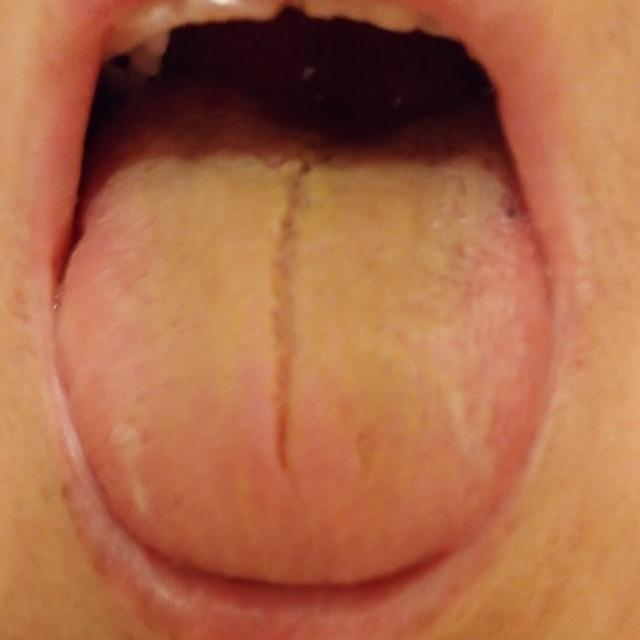
#> input picture Samples/sample_7.jpg, 640 x 640 px, found by its file name
$ python cracks_module.py
#> lines starting #> are read from the running program, lines starting #| are printed output that depends on the picture
### Static Analysis/utils/visualization.py
import numpy as np
import cv2

def add_label(img, label):
    h, w = img.shape[:2]
    cv2.rectangle(img, (0, h-30), (w, h), (0, 0, 0), -1)
    cv2.putText(img, label, (10, h-10), cv2.FONT_HERSHEY_SIMPLEX, 0.7, (255, 255, 255), 2)
    return img


def get_tongue_area_percentage(image):
    gray = cv2.cvtColor(image, cv2.COLOR_BGR2GRAY)

    # Calculate the percentage of non-black pixels (tongue area)
    total_pixels = gray.shape[0] * gray.shape[1]
    tongue_pixels = np.sum(gray > 0)
    tongue_percentage = (tongue_pixels / total_pixels) * 100

    return tongue_percentage

### Static Analysis/utils/util_functions.py
import numpy as np

def crop_center(image):
    height, width = image.shape[:2]

    # Find the bounding box of the non-black area
    non_black = np.where(image != 0)
    top, bottom = non_black[0].min(), non_black[0].max()
    left, right = non_black[1].min(), non_black[1].max()

    # Add a small margin to avoid cutting too close to the edge
    margin = 5
    top = max(0, top - margin)
    bottom = min(height, bottom + margin)
    left = max(0, left - margin)
    right = min(width, right + margin)

    # Crop the image
    return image[top:bottom, left:right]

### Static Analysis/cracks_module.py
import cv2
import numpy as np
import os
import math

from utils.visualization import *
from utils.util_functions import *

'''
This file detects cracks on a tongue image using canny and edge detection.
Running the file will produce a visualization in the "Visualizations" directory.
'''

def detect_cracks(image, vertical_canny_threshold_low=30, vertical_canny_threshold_high=140,
                        horizontal_canny_threshold_low=40, horizontal_canny_threshold_high=150,
                        vertical_hough_threshold=30, horizontal_hough_threshold=75,
                        min_line_length_vertical=50, max_line_gap_vertical=20,
                        min_line_length_horizontal=50, max_line_gap_horizontal=20,
                        dynamic_threshold=0, return_visualization=True):
    '''
    Detects vertical and horizontal cracks in an image based on edge detection and line detection techniques.

    This function applies various image processing steps such as contrast enhancement, edge detection (Canny),
    and line detection (Hough Transform) to identify cracks within the central region of the input image.
    It also generates a grid visualization of the intermediate processing steps for debugging or presentation purposes.

    Args:
        image (numpy.ndarray): The input image in BGR format.
        vertical_canny_threshold_low (int, optional): Lower threshold for Canny edge detection on vertical edges. Defaults to 30.
        vertical_canny_threshold_high (int, optional): Upper threshold for Canny edge detection on vertical edges. Defaults to 140.
        horizontal_canny_threshold_low (int, optional): Lower threshold for Canny edge detection on horizontal edges. Defaults to 40.
        horizontal_canny_threshold_high (int, optional): Upper threshold for Canny edge detection on horizontal edges. Defaults to 150.
        vertical_hough_threshold (int, optional): Threshold for the Hough Transform to detect vertical lines. Defaults to 30.
        horizontal_hough_threshold (int, optional): Threshold for the Hough Transform to detect horizontal lines. Defaults to 75.
        min_line_length_vertical (int, optional): Minimum line length for vertical line detection in Hough Transform. Defaults to 50.
        max_line_gap_vertical (int, optional): Maximum gap between line segments for vertical line detection. Defaults to 20.
        min_line_length_horizontal (int, optional): Minimum line length for horizontal line detection in Hough Transform. Defaults to 50.
        max_line_gap_horizontal (int, optional): Maximum gap between line segments for horizontal line detection. Defaults to 20.
        dynamic_threshold (int, optional): Minimum number of detected cracks to consider the result as True. Defaults to 0.
        return_visualization (bool, optional): Whether to return a grid visualization of processing steps. Defaults to True.

    Returns:
        tuple: A tuple containing:
            - result (bool): Whether the number of detected cracks meets or exceeds the dynamic threshold.
            - grid_visualization (numpy.ndarray or None): A visualization of the processing steps if `return_visualization` is True. Otherwise, None.

    Notes:
        - The function detects cracks only in the central third region of the image.
        - Detected cracks are based on vertical and horizontal line criteria using angle and length thresholds.
        - Visualization includes labeled steps such as enhanced contrast, edge detection, and Hough line results.
    '''
    original_image = image.copy()
    cropped_image = crop_center(image)
    gray = cv2.cvtColor(cropped_image, cv2.COLOR_BGR2GRAY)

    # Enhance contrast
    clahe = cv2.createCLAHE(clipLimit=5.0, tileGridSize=(5,5))
    enhanced = clahe.apply(gray)

    # Apply Gaussian blur to reduce noise
    blurred = cv2.GaussianBlur(enhanced, (5, 5), 0)

    # Apply vertical edge detection
    vertical_kernel = cv2.getStructuringElement(cv2.MORPH_RECT, (3, 60))
    vertical_edges = cv2.morphologyEx(blurred, cv2.MORPH_OPEN, vertical_kernel)

    # Apply horizontal edge detection
    horizontal_kernel = cv2.getStructuringElement(cv2.MORPH_RECT, (60, 3))
    horizontal_edges = cv2.morphologyEx(blurred, cv2.MORPH_OPEN, horizontal_kernel)

    # Apply Canny edge detection on edges seperately
    canny_vertical = cv2.Canny(vertical_edges, vertical_canny_threshold_low, vertical_canny_threshold_high)
    canny_horizontal = cv2.Canny(horizontal_edges, horizontal_canny_threshold_low, horizontal_canny_threshold_high)

    # Use Probabilistic Hough Line Transform to detect lines
    lines_vertical = cv2.HoughLinesP(canny_vertical, 3, np.pi/180, vertical_hough_threshold,
                                     minLineLength=min_line_length_vertical, maxLineGap=max_line_gap_vertical)
    lines_horizontal = cv2.HoughLinesP(canny_horizontal, 3, np.pi/180, horizontal_hough_threshold,
                                       minLineLength=min_line_length_horizontal, maxLineGap=max_line_gap_horizontal)

    height, width = cropped_image.shape[:2]
    left_boundary = width // 3
    right_boundary = 2 * width // 3
    line_coords = []

    num_cracks = 0
    if lines_vertical is not None:
        for line in lines_vertical:
            x1, y1, x2, y2 = line[0]
            # Check if the line is within the central third region of image
            if (left_boundary <= x1 <= right_boundary) and (left_boundary <= x2 <= right_boundary):
                angle = np.arctan2(y2 - y1, x2 - x1) * 180 / np.pi
                line_length = math.sqrt((x2 - x1)**2 + (y2 - y1)**2)
                # Detect vertical lines
                if (abs(angle) > 80 and abs(angle) < 100):
                    if line_length >= min_line_length_vertical:
                        line_coords.append([x1, y1, x2, y2])
                        num_cracks += 1

    if lines_horizontal is not None:
        for line in lines_horizontal:
            x1, y1, x2, y2 = line[0]
            # Check if the line is within the central third region of image
            if (left_boundary <= x1 <= right_boundary) and (left_boundary <= x2 <= right_boundary):
                angle = np.arctan2(y2 - y1, x2 - x1) * 180 / np.pi
                line_length = math.sqrt((x2 - x1)**2 + (y2 - y1)**2)
                # Detect horizontal lines
                if (abs(angle) < 20 or abs(angle) > 150):
                    if line_length >= min_line_length_horizontal:
                        line_coords.append([x1, y1, x2, y2])
                        num_cracks += 1


    grid_visualization = None

    if return_visualization:
        enhanced_rgb = cv2.cvtColor(enhanced, cv2.COLOR_GRAY2BGR)
        vertical_edges_rgb = cv2.cvtColor(vertical_edges, cv2.COLOR_GRAY2BGR)
        horizontal_edges_rgb = cv2.cvtColor(horizontal_edges, cv2.COLOR_GRAY2BGR)
        canny_vertical_rgb = cv2.cvtColor(canny_vertical, cv2.COLOR_GRAY2BGR)
        canny_horizontal_rgb = cv2.cvtColor(canny_horizontal, cv2.COLOR_GRAY2BGR)

        # Resize images to have the same height and width
        target_height, target_width = cropped_image.shape[0], cropped_image.shape[1]

        original_resized = cv2.resize(original_image, (target_width, target_height))
        cropped_resized = cv2.resize(cropped_image, (target_width, target_height))
        enhanced_resized = cv2.resize(enhanced_rgb, (target_width, target_height))
        hough_resized = cv2.resize(cropped_image, (target_width, target_height))
        vertical_edges_resized = cv2.resize(vertical_edges_rgb, (target_width, target_height))
        horizontal_edges_resized = cv2.resize(horizontal_edges_rgb, (target_width, target_height))
        canny_vertical_resized = cv2.resize(canny_vertical_rgb, (target_width, target_height))
        canny_horizontal_resized = cv2.resize(canny_horizontal_rgb, (target_width, target_height))

        for line in line_coords:
            x1, y1, x2, y2 = line
            cv2.line(hough_resized, (x1, y1), (x2, y2), (0, 255, 0), 2)

        # Add labels to all images
        vis_original = add_label(original_resized, "Original")
        vis_cropped = add_label(cropped_resized, "Cropped")
        vis_enhanced = add_label(enhanced_resized, "Contrast Enhanced")
        vis_hough = add_label(hough_resized, "Hough Lines")
        vis_vertical_edges = add_label(vertical_edges_resized, "Vertical Edges")
        vis_horizontal_edges = add_label(horizontal_edges_resized, "Horizontal Edges")
        vis_canny_vertical = add_label(canny_vertical_resized, "Vertical Canny")
        vis_canny_horizontal = add_label(canny_horizontal_resized, "Horizontal Canny")
        vis_result = add_label(original_resized.copy(), "Result")
        cv2.putText(vis_result, f"Cracks: {num_cracks}", (10, 30),
                    cv2.FONT_HERSHEY_SIMPLEX, 1, (0, 0, 255), 2)

        top_row = np.hstack((vis_original, vis_cropped, vis_enhanced))
        row_2 = np.hstack((vis_vertical_edges, vis_horizontal_edges, np.zeros_like(vis_original)))
        row_3 = np.hstack((vis_canny_vertical, vis_canny_horizontal, vis_hough))
        bottom_row = np.hstack((vis_result, np.zeros_like(vis_original), np.zeros_like(vis_original)))

        grid_visualization = np.vstack((top_row, row_2, row_3, bottom_row))

    result = False
    if num_cracks >= dynamic_threshold:
        result = True

    return result, grid_visualization


def detect_cracks_dynamic(image):
    tongue_percentage = get_tongue_area_percentage(image)

    # print(tongue_percentage)

    vertical_canny_threshold_low = 0
    vertical_canny_threshold_high = 0
    horizontal_canny_threshold_low = 0
    horizontal_canny_threshold_high = 0
    vertical_hough_threshold = 0
    horizontal_hough_threshold = 0
    min_line_length_vertical = 0
    max_line_gap_vertical = 0
    min_line_length_horizontal = 0
    max_line_gap_horizontal = 0
    dynamic_threshold = 0

    if tongue_percentage >= 40:
        vertical_canny_threshold_low = 50
        vertical_canny_threshold_high = 150
        horizontal_canny_threshold_low = 45
        horizontal_canny_threshold_high = 150
        vertical_hough_threshold = 30
        horizontal_hough_threshold = 75
        min_line_length_vertical = 30
        max_line_gap_vertical = 7
        min_line_length_horizontal = 60
        max_line_gap_horizontal = 7
        dynamic_threshold = 35
    elif tongue_percentage >= 20:
        vertical_canny_threshold_low = 37.5
        vertical_canny_threshold_high = 135
        horizontal_canny_threshold_low = 45
        horizontal_canny_threshold_high = 140
        vertical_hough_threshold = 20
        horizontal_hough_threshold = 65
        min_line_length_vertical = 20
        max_line_gap_vertical = 6
        min_line_length_horizontal = 55
        max_line_gap_horizontal = 8
        dynamic_threshold = 20
    else:
        vertical_canny_threshold_low = 35
        vertical_canny_threshold_high = 130
        horizontal_canny_threshold_low = 40
        horizontal_canny_threshold_high = 130
        vertical_hough_threshold = 10
        horizontal_hough_threshold = 60
        min_line_length_vertical = 15
        max_line_gap_vertical = 2
        min_line_length_horizontal = 50
        max_line_gap_horizontal = 9
        dynamic_threshold = 15

    return detect_cracks(image, vertical_canny_threshold_low, vertical_canny_threshold_high,
                         horizontal_canny_threshold_low, horizontal_canny_threshold_high,
                         vertical_hough_threshold, horizontal_hough_threshold,
                         min_line_length_vertical, max_line_gap_vertical,
                         min_line_length_horizontal, max_line_gap_horizontal,
                         dynamic_threshold, return_visualization=True)


def main():
    # [19 lines of commented-out code are left out]
    image_path = 'Samples/sample_7.jpg'
    image = cv2.imread(image_path)
#> image is the input picture: shape (640, 640, 3); mean B, G, R 71.2, 105, 171.2
    result, visualization = detect_cracks_dynamic(image)
#> in get_tongue_area_percentage, `gray = cv2.cvtColor(image, cv2.COLOR_BGR2GRAY)`:
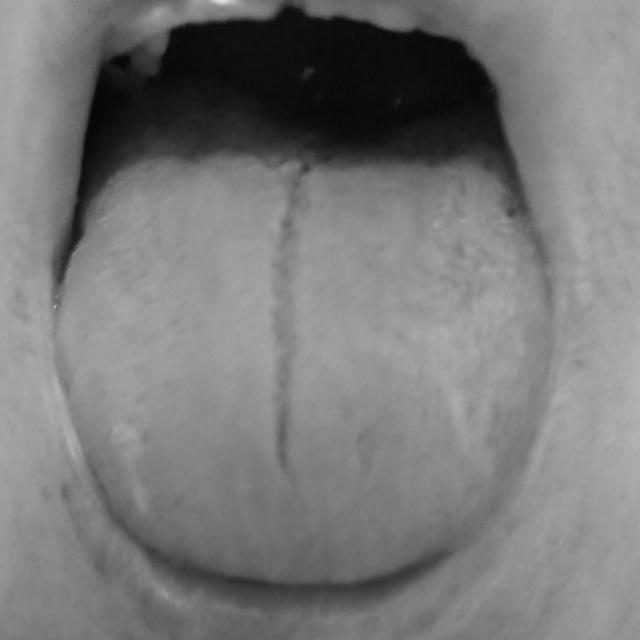
#> gray: shape (640, 640); min 3, max 227, mean 121
#> in get_tongue_area_percentage, `tongue_pixels = np.sum(gray > 0)`: tongue_pixels = 409600
#> in get_tongue_area_percentage, `tongue_percentage = (tongue_pixels / total_pixels) * 100`: tongue_percentage = 100
#> in crop_center, `top, bottom = non_black[0].min(), non_black[0].max()`: top = 0; bottom = 639
#> in crop_center, `left, right = non_black[1].min(), non_black[1].max()`: left = 0; right = 639
#> in crop_center, `bottom = min(height, bottom + margin)`: bottom = 640
#> in detect_cracks, `canny_vertical = cv2.Canny(vertical_edges, vertical_canny_threshold_lo..`:
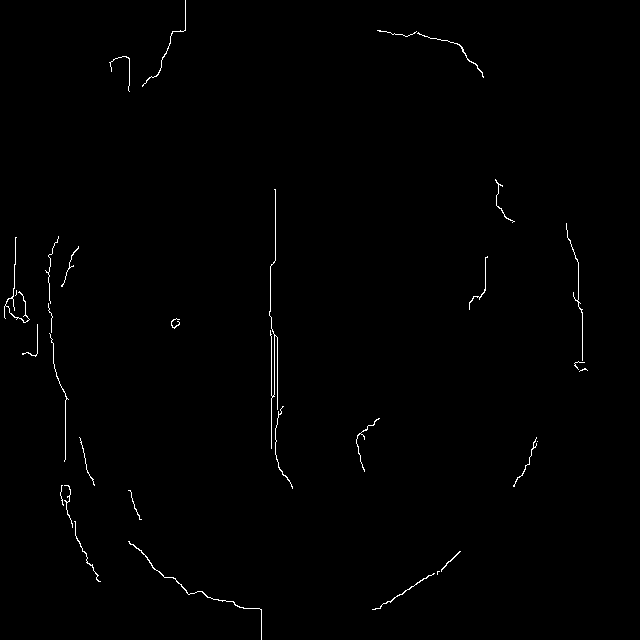
#> canny_vertical: shape (640, 640); 0.62% white in thin lines or dots
#> in detect_cracks, `lines_vertical = cv2.HoughLinesP(canny_vertical, 3, np.pi/180, vertica..`: lines_vertical = [[270, 296, 272, 331], [275, 260, 275, 189], [277, 378, 278, 417], [47, 272, 50, 302], [51, 338, 56, 376], [274, 334, 274, 366], [13, 306, 14, 270], [379, 608, 428, 575], [522, 475, 536, 437], [456, 43, 482, 73], [379, 31, 409, 35], [378, 608, 417, 582]]
#> in detect_cracks, `lines_horizontal = cv2.HoughLinesP(canny_horizontal, 3, np.pi/180, hor..`: lines_horizontal = [[54, 362, 77, 434]]
#> the loop in detect_cracks, `for line in lines_vertical:` made 12 passes
#> (x1, y1, x2, y2, angle, line_length) on passes 1, 2, 3, 6, 11, 12: (270, 296, 272, 331, 86.73, 35.06), (275, 260, 275, 189, -90, 71), (277, 378, 278, 417, 88.53, 39.01), (274, 334, 274, 366, 90, 32), (379, 31, 409, 35, 7.59, 30.27), (378, 608, 417, 582, -33.69, 46.87)
#> after the loop in detect_cracks, `for line in lines_vertical:`: line_coords = [[270, 296, 272, 331], [275, 260, 275, 189], [277, 378, 278, 417], [274, 334, 274, 366]]; num_cracks = 4
#> the loop in detect_cracks, `for line in lines_horizontal:` made 1 pass
#> the loop in detect_cracks, `for line in line_coords:` made 4 passes
#> in add_label (call 5), `cv2.putText(img, label, (10, h-10), cv2.FONT_HERSHEY_SIMPLEX, 0.7, (25..`:
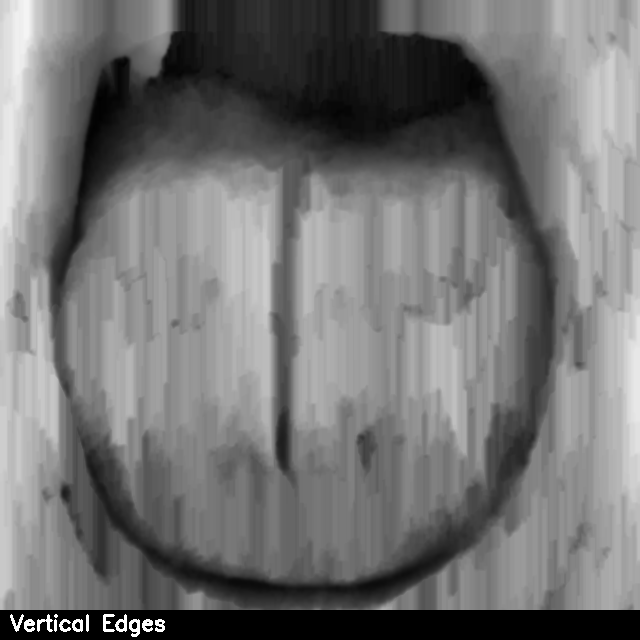
#> img: shape (640, 640, 3); min 0, max 255, mean 114.8
#> in detect_cracks, `row_2 = np.hstack((vis_vertical_edges, vis_horizontal_edges, np.zeros_..`:
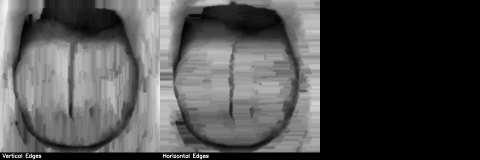
#> row_2: shape (640, 1920, 3) (shown at 1/4 size); min 0, max 255, mean 76.2
#> in detect_cracks, `row_3 = np.hstack((vis_canny_vertical, vis_canny_horizontal, vis_hough))`:
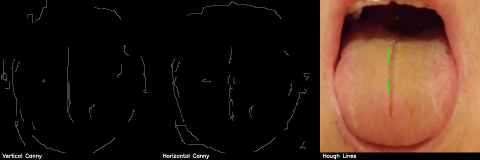
#> row_3: shape (640, 1920, 3) (shown at 1/4 size); mean B, G, R 24.5, 35.2, 55.9
#> in detect_cracks, `bottom_row = np.hstack((vis_result, np.zeros_like(vis_original), np.ze..`:
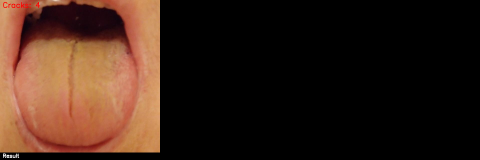
#> bottom_row: shape (640, 1920, 3) (shown at 1/4 size); mean B, G, R 22.8, 33.4, 54.4
#> in detect_cracks, `grid_visualization = np.vstack((top_row, row_2, row_3, bottom_row))`:
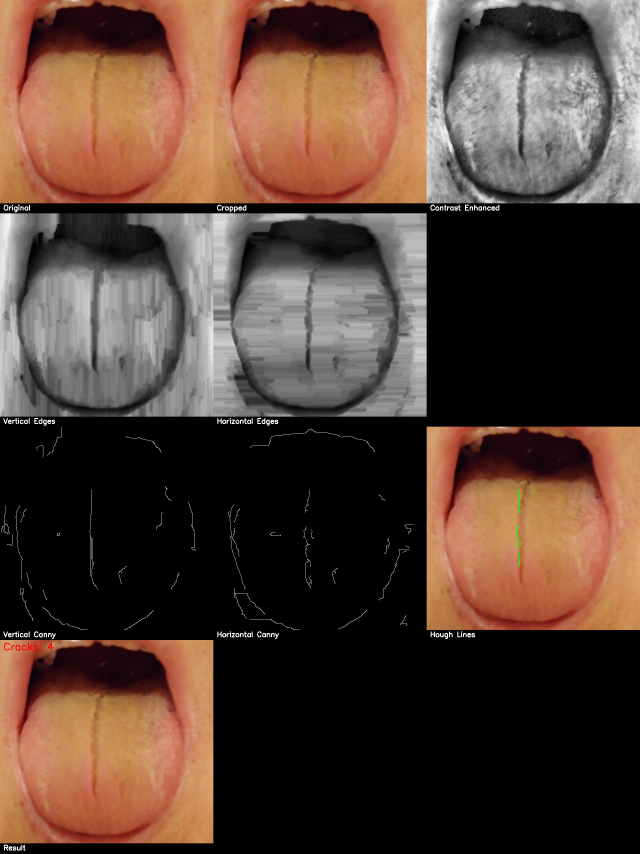
#> grid_visualization: shape (2560, 1920, 3) (shown at 1/3 size); mean B, G, R 52.9, 63.5, 84.4
#> result = False
    cv2.imwrite('Visualizations/test_visualization_cracks_single.jpg', visualization)
    print(result)
#| False

if __name__ == "__main__":
    main()
